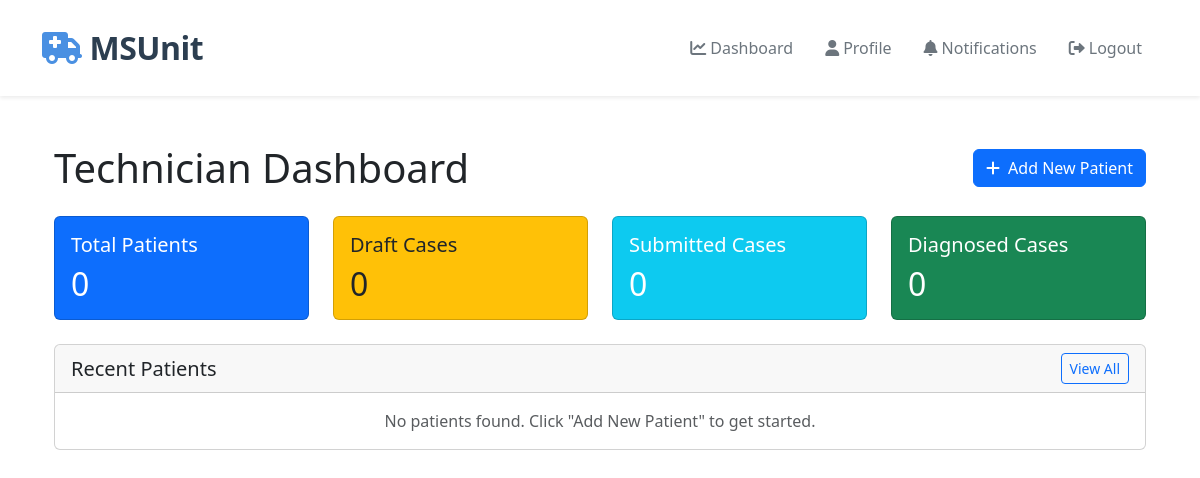
The page /technician/ (signed in) on the database as committed earlier.
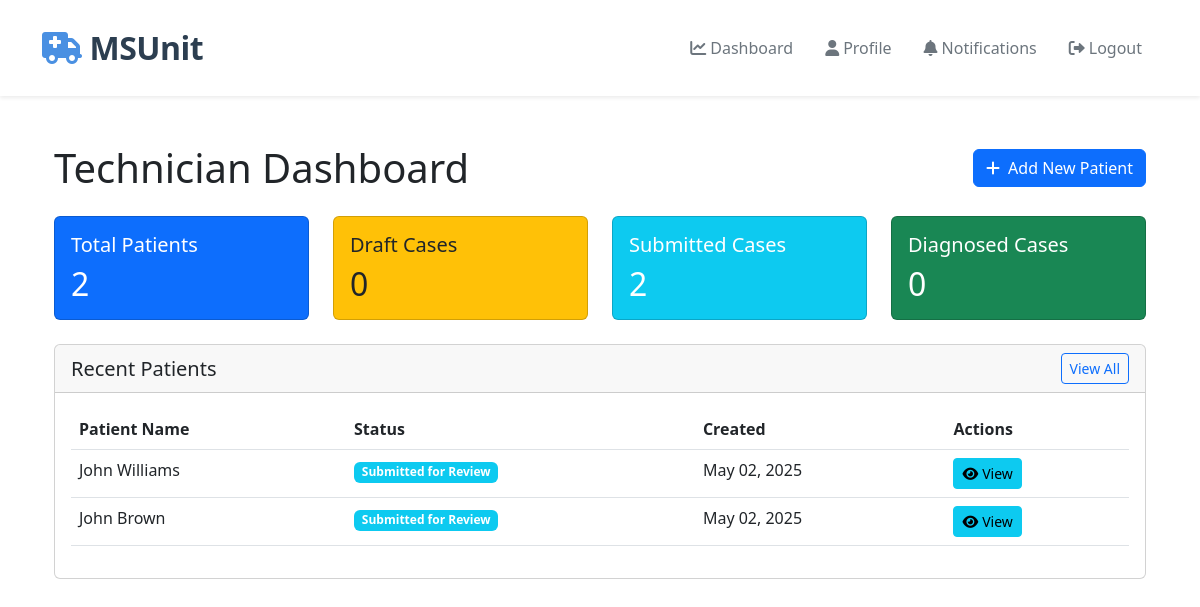
The same page on the database as committed later.
### technician/models.py (models this page shows, shortened)
class Patient(models.Model):
    STATUS_CHOICES = [
        ('NEW', 'New'),
        ('SUBMITTED', 'Submitted for Review'),
        ('REVIEWED', 'Under Review'),
        ('DIAGNOSED', 'Diagnosed'),
        ('DISCHARGED', 'Discharged'),
    ]
    GENDER_CHOICES = [
        ('M', 'Male'),
        ('F', 'Female'),
        ('O', 'Other'),
    ]
    first_name = models.CharField(max_length=100)
    last_name = models.CharField(max_length=100)
    date_of_birth = models.DateField()
    gender = models.CharField(max_length=1, choices=GENDER_CHOICES)
    contact_number = models.CharField(max_length=15, blank=True)
    address = models.TextField(blank=True)
    emergency_contact_name = models.CharField(max_length=100, blank=True)
    emergency_contact_number = models.CharField(max_length=15, blank=True)
    medical_history = models.TextField(blank=True)
    current_medications = models.TextField(blank=True)
    allergies = models.TextField(blank=True)
    blood_pressure_systolic = models.IntegerField(validators=[MinValueValidator(0), MaxValueValidator(300)])
    blood_pressure_diastolic = models.IntegerField(validators=[MinValueValidator(0), MaxValueValidator(200)])
    heart_rate = models.IntegerField(validators=[MinValueValidator(0), MaxValueValidator(300)])
    respiratory_rate = models.IntegerField(validators=[MinValueValidator(0), MaxValueValidator(100)])
    temperature = models.DecimalField(max_digits=4, decimal_places=1)
    oxygen_saturation = models.IntegerField(validators=[MinValueValidator(0), MaxValueValidator(100)])
    glasgow_coma_scale = models.IntegerField(validators=[MinValueValidator(3), MaxValueValidator(15)])
    chief_complaint = models.TextField()
    notes = models.TextField(blank=True)
    nihss = models.TextField(blank=True, help_text="National Institutes of Health Stroke Scale score and details")
    status = models.CharField(max_length=20, choices=STATUS_CHOICES, default='NEW')
    technician = models.ForeignKey(User, on_delete=models.CASCADE, related_name='patients')
    created_at = models.DateTimeField(auto_now_add=True)
    updated_at = models.DateTimeField(auto_now=True)
    class Meta:
        ordering = ['-created_at']

### technician/views.py (the view)
# urls.py: path('', RedirectView.as_view(pattern_name='accounts:dashboard'), name='home'),
@login_required
@user_passes_test(is_technician)
def dashboard(request):
    patients = Patient.objects.filter(technician=request.user).order_by('-created_at')
    total_patients = patients.count()
    draft_count = patients.filter(status='NEW').count()
    submitted_count = patients.filter(status='SUBMITTED').count()
    diagnosed_count = patients.filter(status='DIAGNOSED').count()
    recent_patients = patients[:10]  # Get 10 most recent patients
    context = {
        'recent_patients': recent_patients,
        'total_patients': total_patients,
        'draft_count': draft_count,
        'submitted_count': submitted_count,
        'diagnosed_count': diagnosed_count,
    }
    return render(request, 'technician/dashboard.html', context)

### technician/templates/technician/dashboard.html (shortened to what this page needs)
{% extends 'base.html' %}
{% load static %}
{% block content %}
<div class="container py-4">
    <div class="d-flex justify-content-between align-items-center mb-4">
        <h1 class="mb-0">Technician Dashboard</h1>
        <a href="{% url 'technician:patient_create' %}" class="btn btn-primary">
            <i class="fas fa-plus me-2"></i>Add New Patient
        </a>
    </div>
    <div class="row mb-4">
        <div class="col-md-3">
            <div class="card bg-primary text-white">
                <div class="card-body">
                    <h5 class="card-title">Total Patients</h5>
                    <h2 class="card-text">{{ total_patients }}</h2>
                </div>
            </div>
        </div>
        <div class="col-md-3">
            <div class="card bg-warning text-dark">
                <div class="card-body">
                    <h5 class="card-title">Draft Cases</h5>
                    <h2 class="card-text">{{ draft_count }}</h2>
                </div>
            </div>
        </div>
        <div class="col-md-3">
            <div class="card bg-info text-white">
                <div class="card-body">
                    <h5 class="card-title">Submitted Cases</h5>
                    <h2 class="card-text">{{ submitted_count }}</h2>
                </div>
            </div>
        </div>
        <div class="col-md-3">
            <div class="card bg-success text-white">
                <div class="card-body">
                    <h5 class="card-title">Diagnosed Cases</h5>
                    <h2 class="card-text">{{ diagnosed_count }}</h2>
                </div>
            </div>
        </div>
    </div>
    <div class="card">
        <div class="card-header d-flex justify-content-between align-items-center">
            <h5 class="mb-0">Recent Patients</h5>
            <a href="{% url 'technician:patient_list' %}" class="btn btn-sm btn-outline-primary">View All</a>
        </div>
        <div class="card-body">
            {% if recent_patients %}
            <div class="table-responsive">
                <table class="table table-hover">
                    <thead>
                        <tr>
                            <th>Patient Name</th>
                            <th>Status</th>
                            <th>Created</th>
                            <th>Actions</th>
                        </tr>
                    </thead>
                    <tbody>
                        {% for patient in recent_patients %}
                        <tr>
                            <td>{{ patient.first_name }} {{ patient.last_name }}</td>
                            <td>
                                <span class="badge {% if patient.status == 'NEW' %}bg-warning{% elif patient.status == 'SUBMITTED' %}bg-info{% elif patient.status == 'DIAGNOSED' %}bg-success{% else %}bg-secondary{% endif %}">
                                    {{ patient.get_status_display }}
                                </span>
                            </td>
                            <td>{{ patient.created_at|date:"M d, Y" }}</td>
                            <td>
                                <div class="btn-group">
                                    <a href="{% url 'technician:patient_detail' pk=patient.pk %}" class="btn btn-sm btn-info">
                                        <i class="fas fa-eye me-1"></i>View
                                    </a>
                                </div>
                            </td>
                        </tr>
                        {% endfor %}
                    </tbody>
                </table>
            </div>
            {% else %}
            <p class="text-muted text-center mb-0">No patients found. Click "Add New Patient" to get started.</p>
            {% endif %}
        </div>
    </div>
</div>
{% endblock %}

### templates/base.html (shortened to what this page needs)
<!DOCTYPE html>
<html lang="en">
<head>
    {% load static %}
    <link href="https://cdn.jsdelivr.net/npm/bootstrap@5.3.0/dist/css/bootstrap.min.css" rel="stylesheet">
    <link rel="stylesheet" href="https://cdnjs.cloudflare.com/ajax/libs/font-awesome/6.0.0/css/all.min.css">
    <link rel="stylesheet" href="{% static 'css/critical-alerts.css' %}">
</head>
<body data-user-authenticated="{{ user.is_authenticated|yesno:'true,false' }}">
    <nav class="navbar navbar-expand-lg">
        <div class="container">
            <a class="navbar-brand" href="{% url 'home' %}">
                <i class="fas fa-ambulance"></i>MSUnit
            </a>
            <div class="collapse navbar-collapse" id="navbarNav">
                <ul class="navbar-nav ms-auto">
                    {% if user.is_authenticated %}
                        {% if user.userprofile.role == 'TECHNICIAN' %}
                            <li class="nav-item">
                                <a class="nav-link" href="{% url 'technician:dashboard' %}">
                                    <i class="fas fa-chart-line me-1"></i>Dashboard
                                </a>
                            </li>
                        {% elif user.userprofile.role == 'NEUROLOGIST' %}
                            <li class="nav-item">
                                <a class="nav-link" href="{% url 'neurologist:dashboard' %}">
                                    <i class="fas fa-chart-line me-1"></i>Dashboard
                                </a>
                            </li>
                        {% endif %}
                        <li class="nav-item">
                            <a class="nav-link" href="{% url 'accounts:profile' %}">
                                <i class="fas fa-user me-1"></i>Profile
                            </a>
                        </li>
                        <li class="nav-item">
                            <a class="nav-link" href="{% url 'notifications:list' %}">
                                <i class="fas fa-bell me-1"></i>Notifications
                            </a>
                        </li>
                        <li class="nav-item">
                            <a class="nav-link" href="{% url 'accounts:logout' %}">
                                <i class="fas fa-sign-out-alt me-1"></i>Logout
                            </a>
                        </li>
                    {% endif %}
                </ul>
            </div>
        </div>
    </nav>
    <div class="container mt-4">
        {% block content %}
        {% endblock %}
    </div>
</body>
</html>

### templates/base.html (style rules this page uses)
.navbar { background: white !important; box-shadow: 0 2px 4px rgba(0, 0, 0, 0.08); padding: 1rem 0; }
.navbar-brand { color: #2c3e50 !important; font-weight: 700; font-size: 2rem; letter-spacing: -0.5px; padding: 0.5rem 0; }
.navbar-brand i { color: #4a90e2; margin-right: 0.5rem; }
.nav-link { color: #6c757d !important; font-weight: 500; padding: 0.5rem 1rem !important; transition: all 0.3s; }

Rows that differ between the two databases and show on the page:
added Patient: first_name "John", last_name "Williams", status "Submitted for Review", created_at "May 02, 2025"
added Patient: first_name "John", last_name "Brown", status "Submitted for Review", created_at "May 02, 2025"
Other text that changed with them:
{{ total_patients }}: "0" → "2"
{{ submitted_count }}: "0" → "2"
text no longer shown: "No patients found. Click \"Add New Patient\" to get started."
text now shown: "Patient Name Status Created Actions"
